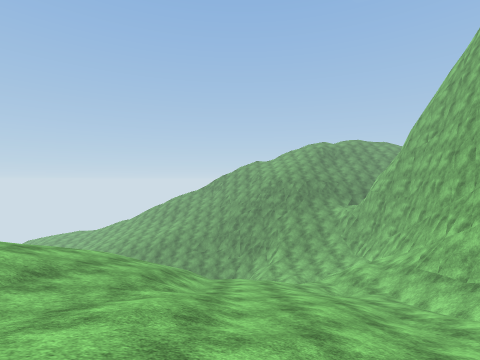
View 1 (above)

16 first-person views from a walk through a scene from a Unity 3-D project. The camera is 1.4 m above the floor, looks level and sees 85° across. The floor is counted in squares, 2 m on a side. Each view is taken from the middle of a square. On the plan, view 1 faces up. The plan holds only what a view shows up to about 9 squares ahead; the rest is blank. The place goes on beyond the plan. Surface patterns are stand-ins for the level's own textures.

View 2
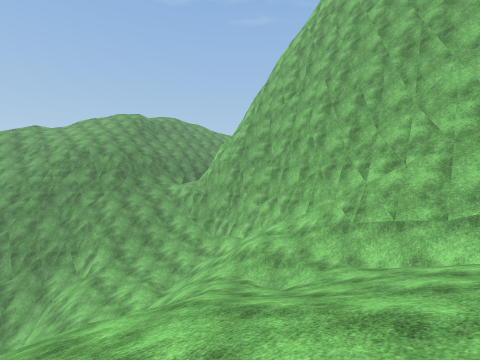

View 3
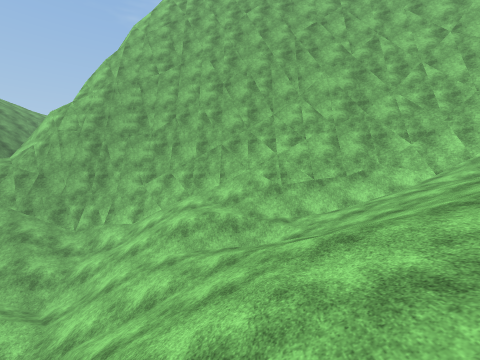

View 4
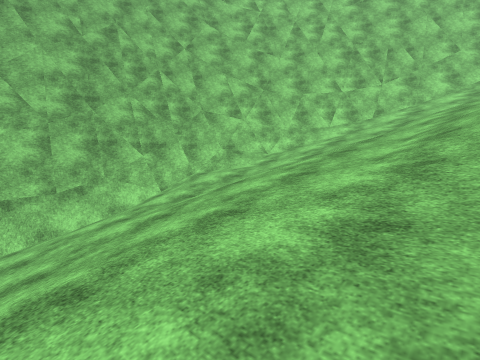

View 5
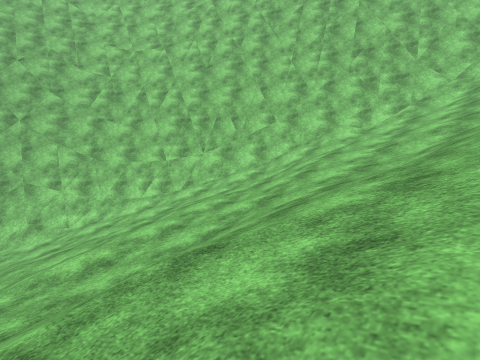

View 6
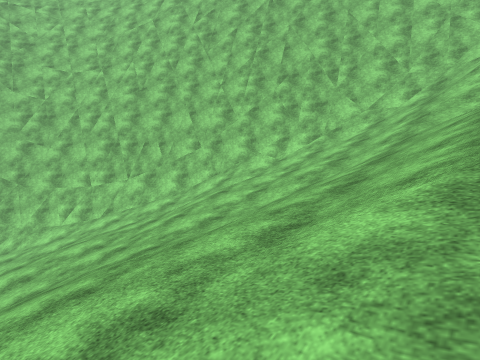

View 7
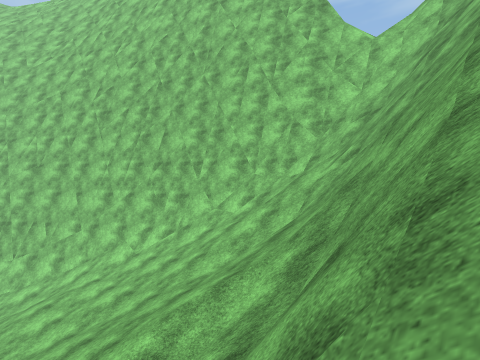

View 8
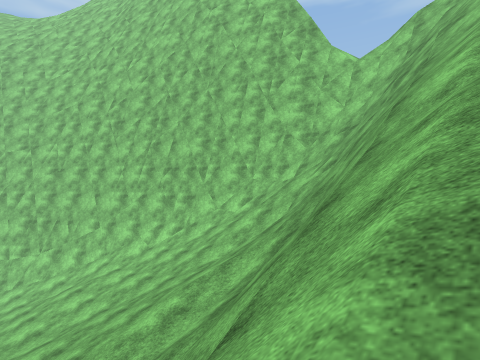

View 9
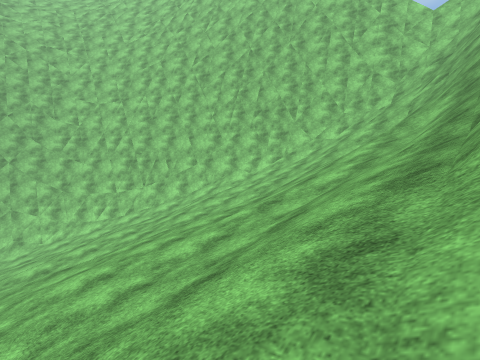

View 10
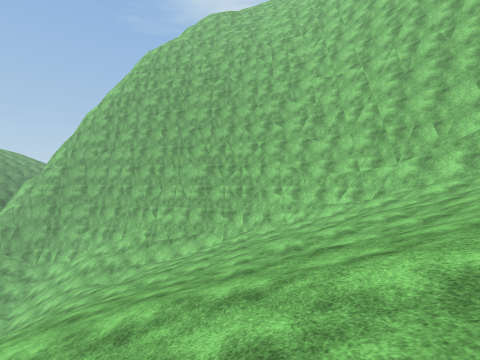

View 11
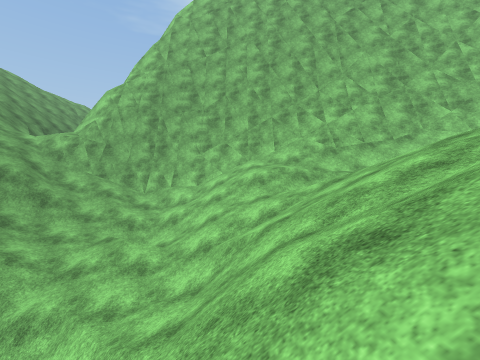

View 12
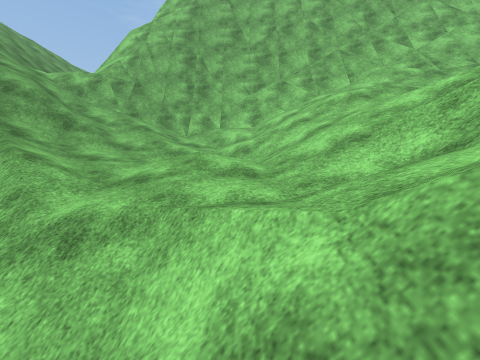

View 13
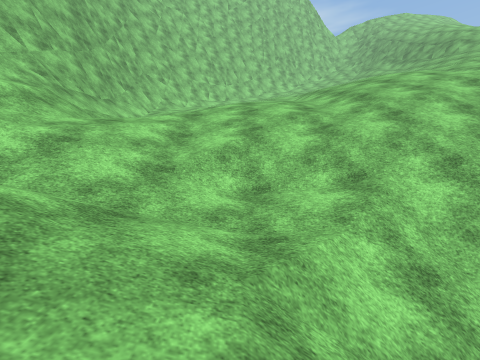

View 14
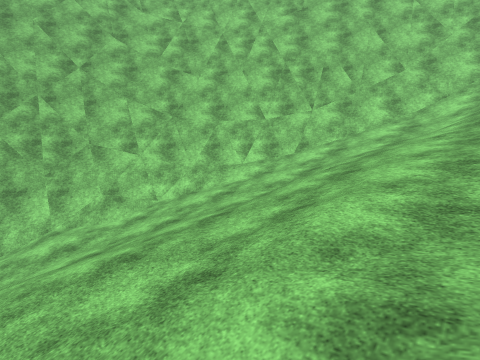

View 15
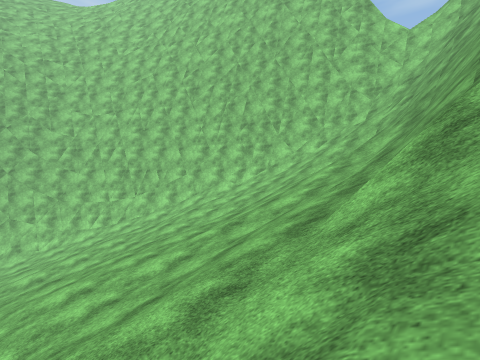

View 16
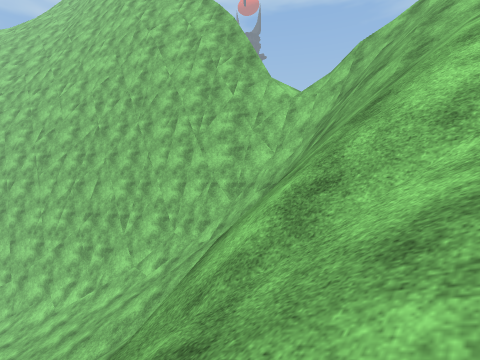

### Floor plan
Key: @ floor where view 1 was taken; # wall or solid block; . main floor; : floor 1 m higher than the main floor; + floor 4 m higher than the main floor; * floor 5.75 m higher than the main floor; % floor 6.5 m higher than the main floor; & floor 7.25 m higher than the main floor; $ floor 9 m higher than the main floor; / step, stairs or slope; = window, fence, low wall or low ledge; v drop or lower ground.
Columns run from 14 left of view 1 to 7 right of it. Each row starts with its distance up from view 1.
 18                  ////#
 17               =//////#
 16               ///:///#
 15               ///////#
 14              //..////#
 13             /////////#
 12            //////////#
 11           ///////////#
 10          ////////+///#
  9          ///////////##
  8        ///////*/////##
  7        ///////%/////#
  6         //////&/////#
  5         ///////////##
  4   // //////////////##
  3   //////////$//////#
  2   ////////////////##
  1   /#//////////////##
  0  //v//////////@//##
 -1  //v////////////##
 -2  //v///////////##
 -3 ///v//////////##
 -4 ///v/////////##
 -5 ///#=//////###
 -6 ///v#=////##
 -7 ///v#=//###
 -8 //########

Positions as (right, up) in squares from view 1, and headings:
1: (0, 0), facing up
2: (-1, 6), facing up-right
3: (-2, 10), facing right
4: (-1, 8), facing down-right
5: (-6, 4), facing down-right
6: (-8, 2), facing down-right
7: (-12, -1), facing down-right
8: (-13, 0), facing down-right
9: (-11, 4), facing down-right
10: (-8, 4), facing right
11: (-3, 12), facing right
12: (-1, 14), facing right
13: (1, 16), facing down
14: (-2, 5), facing down-right
15: (-12, 4), facing down-right
16: (-14, -3), facing down-right
